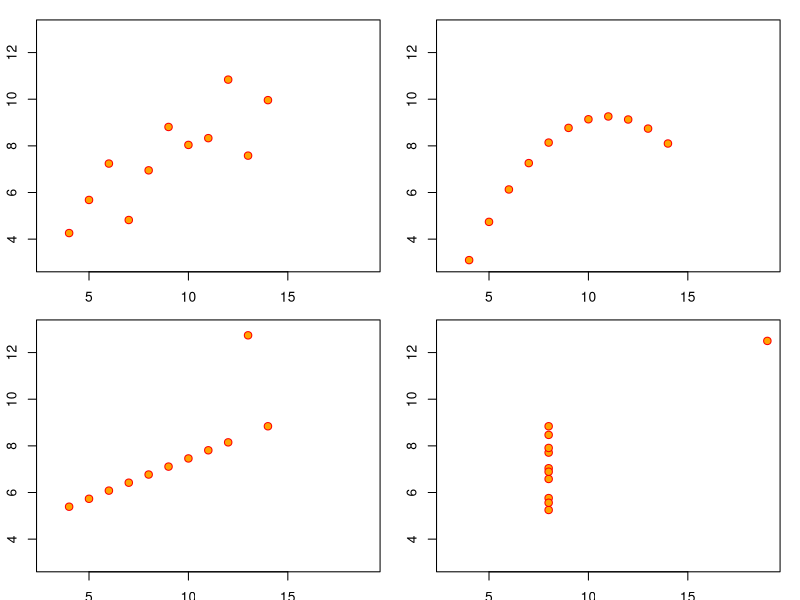
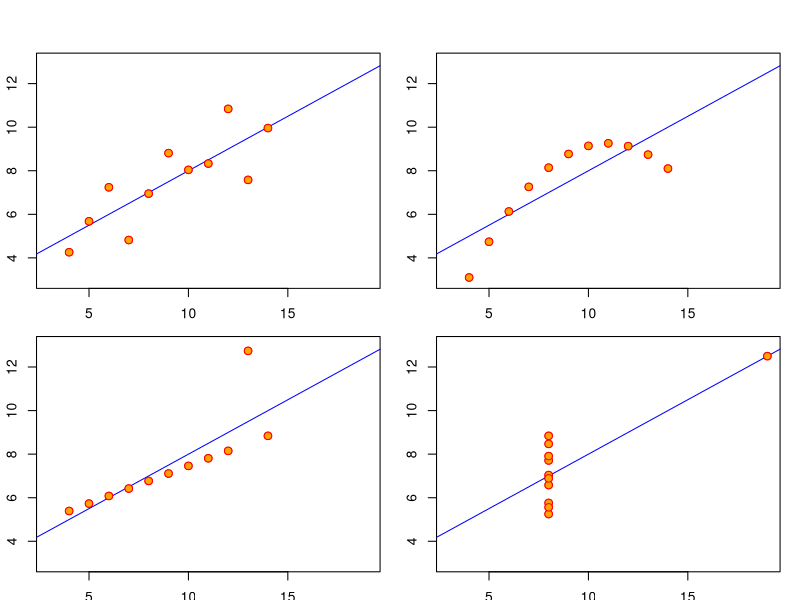

Write the R code that produced these figures, in order.

summary(anscombe)

##-- now some "magic" to do the 4 regressions in a loop:
ff <- y ~ x
mods <- setNames(as.list(1:4), paste0("lm", 1:4))
for(i in 1:4) {
  ff[2:3] <- lapply(paste0(c("y","x"), i), as.name)
  ## or   ff[[2]] <- as.name(paste0("y", i))
  ##      ff[[3]] <- as.name(paste0("x", i))
  mods[[i]] <- lmi <- lm(ff, data = anscombe)
  print(anova(lmi))
}

## See how close they are (numerically!)
sapply(mods, coef)
lapply(mods, function(fm) coef(summary(fm)))


dev.off()
## Now, do what you should have done in the first place: PLOTS
op <- par(mfrow = c(2, 2), mar = 0.2+c(1.5,2,1,1), oma =  c(0, 0, 0, 0))
for(i in 1:4) {
  ff[2:3] <- lapply(paste0(c("y","x"), i), as.name)
  plot(ff, data = anscombe, col = "red", pch = 21, bg = "orange", cex = 1.2,
       xlim = c(3, 19), ylim = c(3, 13))
}
#mtext("Anscombe's 4 Regression data sets", outer = TRUE, cex = 1.5)
par(op)


dev.off()
## Now, do what you should have done in the first place: PLOTS
#op <- par(mfrow = c(2, 2), mar = 0.1+c(4,4,1,1), oma =  c(0, 0, 2, 0))
op <- par(mfrow = c(2, 2), mar = 0.2+c(1.5,2,1,1), oma =  c(0, 0, 2, 0))
for(i in 1:4) {
  ff[2:3] <- lapply(paste0(c("y","x"), i), as.name)
  plot(ff, data = anscombe, col = "red", pch = 21, bg = "orange", cex = 1.2,
       xlim = c(3, 19), ylim = c(3, 13))
  abline(mods[[i]], col = "blue")
  points(ff, data = anscombe, col = "red", pch = 21, bg = "orange", cex = 1.2,
       xlim = c(3, 19), ylim = c(3, 13))
#  plot(ff, data = anscombe, col = "red", pch = 21, bg = "orange", cex = 1.2,
#       xlim = c(3, 19), ylim = c(3, 13))
}
#mtext("Anscombe's 4 Regression data sets", outer = TRUE, cex = 1.5)
par(op)